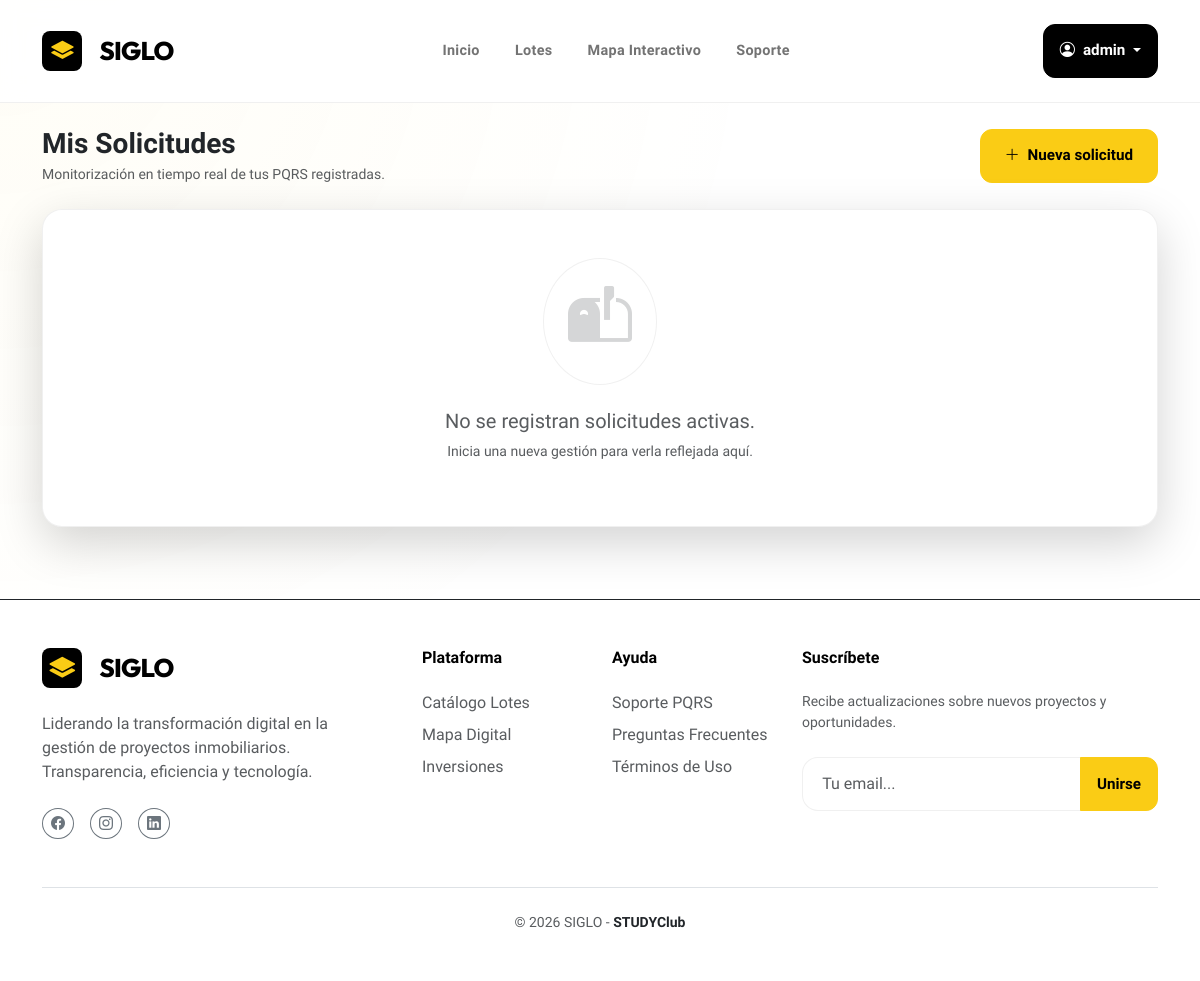
The app's page /pqrs/mias/ (signed in), older data.
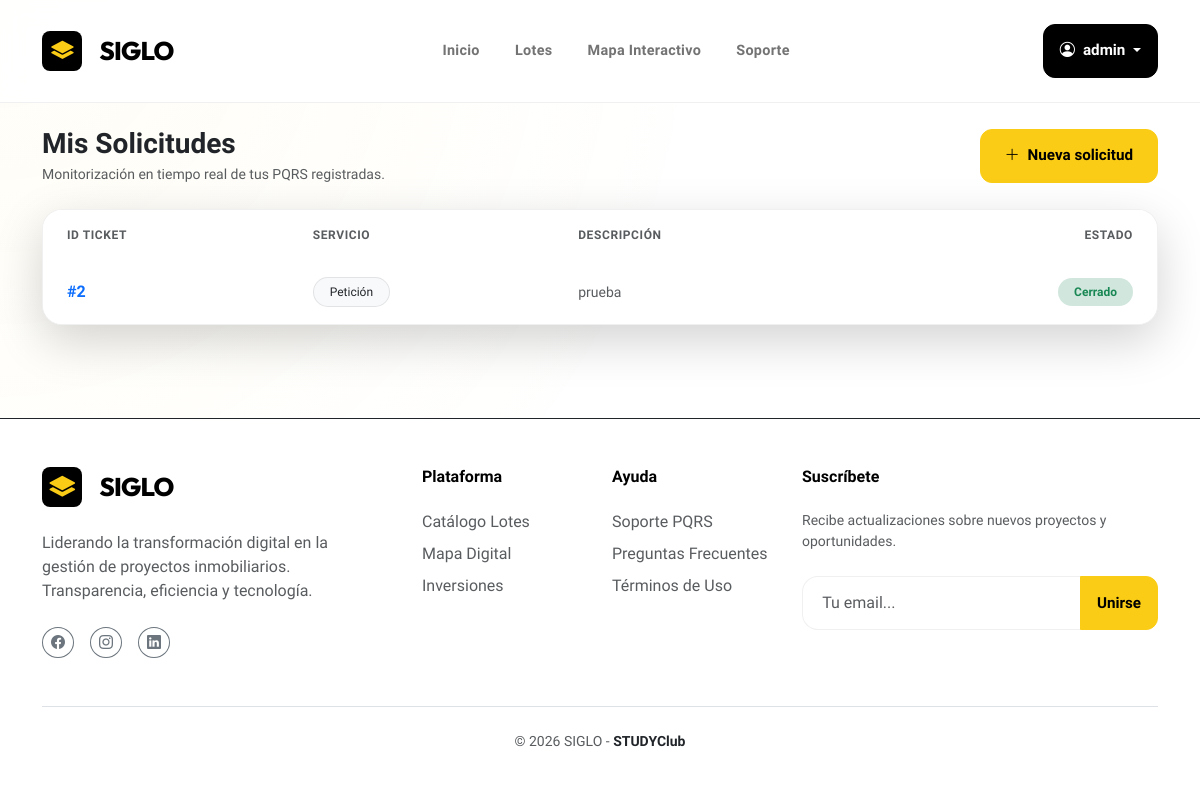
The same page, newer data.
### USERS/models.py (models this page shows)
class User(AbstractUser):
    ROLE_CHOICES = (
        ('ADMIN', 'Administrador'),
        ('CLIENT', 'Cliente'),
    )
    role = models.CharField(max_length=10, choices=ROLE_CHOICES, default='CLIENT')

### PQRS/models.py (models this page shows)
class PQRS(models.Model):
    TYPE_CHOICES = (
        ('P', 'Petición'),
        ('Q', 'Queja'),
        ('R', 'Reclamo'),
        ('S', 'Sugerencia'),
    )
    STATUS_CHOICES = (
        ('OPEN', 'Abierto'),
        ('CLOSED', 'Cerrado'),
    )
    client = models.ForeignKey(settings.AUTH_USER_MODEL, on_delete=models.CASCADE)
    type = models.CharField(max_length=1, choices=TYPE_CHOICES)
    message = models.TextField()
    status = models.CharField(max_length=10, choices=STATUS_CHOICES, default='OPEN')

### PQRS/views.py (the view)
# urls.py: path('pqrs/mias/', my_pqrs_list, name='mypqrs_list'),
@login_required
def my_pqrs_list(request):
    items = PQRS.objects.filter(client=request.user).order_by('-id')
    return render(request, 'pqrs/my_pqrs_list.html', {'items': items})

### PQRS/templates/pqrs/my_pqrs_list.html (shortened to what this page needs)
{% extends "index.html" %}
{% block content %}
<div class="container py-4">
    <div class="d-flex justify-content-between align-items-center mb-4" data-aos="fade-up">
        <div>
            <h1 class="h3 fw-bold text-dark mb-1">Mis Solicitudes</h1>
            <p class="text-muted small mb-0">Monitorización en tiempo real de tus PQRS registradas.</p>
        </div>
        <a href="{% url 'pqrs_create' %}" class="btn btn-accent btn-sm px-4">
            <i class="bi bi-plus-lg me-1"></i> Nueva solicitud
        </a>
    </div>
    <div class="premium-card p-0 overflow-hidden shadow-lg" data-aos="fade-up" data-aos-delay="50">
        {% if items %}
        <div class="table-responsive">
            <table class="table table-hover align-middle mb-0" style="color: var(--text-main);">
                <thead>
                    <tr class="border-white border-opacity-10">
                        <th class="py-3 ps-4 text-muted extra-small text-uppercase fw-bold tracking-wider">ID Ticket</th>
                        <th class="py-3 text-muted extra-small text-uppercase fw-bold tracking-wider">Servicio</th>
                        <th class="py-3 text-muted extra-small text-uppercase fw-bold tracking-wider">Descripción</th>
                        <th class="py-3 pe-4 text-end text-muted extra-small text-uppercase fw-bold tracking-wider">Estado</th>
                    </tr>
                </thead>
                <tbody>
                    {% for pq in items %}
                    <tr class="border-white border-opacity-5">
                        <td class="py-3 ps-4 fw-bold text-primary">#{{ pq.id }}</td>
                        <td class="py-3">
                            <span class="badge bg-light text-dark border border-dark border-opacity-10 px-3 py-2 rounded-pill fw-medium extra-small">
                                {{ pq.get_type_display }}
                            </span>
                        </td>
                        <td class="py-3 small text-muted">{{ pq.message|truncatechars:100 }}</td>
                        <td class="py-3 pe-4 text-end">
                            <span class="badge
                                {% if pq.status == 'OPEN' %}bg-warning text-dark
                                {% else %}bg-success-subtle text-success{% endif %}
                                px-3 py-2 rounded-pill extra-small fw-bold">
                                {{ pq.get_status_display }}
                            </span>
                        </td>
                    </tr>
                    {% endfor %}
                </tbody>
            </table>
        </div>
        {% else %}
        <div class="p-5 text-center">
            <div class="mb-4 d-inline-block p-4 rounded-circle"
                style="background: rgba(255,255,255,0.02); border: 1px solid var(--glass-border);">
                <i class="bi bi-mailbox2-flag display-3 text-muted opacity-25"></i>
            </div>
            <p class="mb-0 text-muted fw-medium h5">No se registran solicitudes activas.</p>
            <p class="text-muted small mt-2">Inicia una nueva gestión para verla reflejada aquí.</p>
        </div>
        {% endif %}
    </div>
</div>
{% endblock %}

### templates/index.html (shortened to what this page needs)
<!DOCTYPE html>
<html>
<head>
    <link href="https://cdn.jsdelivr.net/npm/bootstrap@5.3.2/dist/css/bootstrap.min.css" rel="stylesheet">
    <link rel="stylesheet" href="https://unpkg.com/leaflet/dist/leaflet.css" />
    <link rel="stylesheet" href="https://cdn.jsdelivr.net/npm/bootstrap-icons@1.11.1/font/bootstrap-icons.css">
    <link rel="stylesheet" href="https://unpkg.com/aos@next/dist/aos.css" />
</head>
<body>
    <div class="bg-ambient">
    </div>
    <nav class="navbar navbar-expand-lg navbar-light px-4">
        <div class="container">
            <a class="navbar-brand d-flex align-items-center" href="{% url 'dashboard' %}">
                <div class="brand-logo me-2">
                    <i class="bi bi-layers-fill" style="font-size: 1.4rem;"></i>
                </div>
                <span>SIGLO</span>
            </a>
            <div class="collapse navbar-collapse" id="mainNavbar">
                <ul class="navbar-nav mx-auto mb-2 mb-lg-0">
                    <li class="nav-item">
                        <a class="nav-link" href="{% url 'dashboard' %}">Inicio</a>
                    </li>
                    <li class="nav-item">
                        <a class="nav-link" href="{% url 'lot_list' %}">Lotes</a>
                    </li>
                    <li class="nav-item">
                        <a class="nav-link" href="{% url 'lot_map' %}">Mapa Interactivo</a>
                    </li>
                    <li class="nav-item">
                        <a class="nav-link" href="{% url 'pqrs_create' %}">Soporte</a>
                    </li>
                </ul>
                <div class="d-flex align-items-center gap-3">
                    {% if user.is_authenticated %}
                    <div class="dropdown">
                        <button class="btn btn-premium btn-sm dropdown-toggle px-3" type="button"
                            data-bs-toggle="dropdown">
                            <i class="bi bi-person-circle me-2"></i>{{ user.username }}
                        </button>
                    </div>
                    {% else %}
                    <a href="{% url 'login' %}"
                        class="btn btn-link text-secondary fw-bold text-decoration-none px-3">Ingresar</a>
                    <a href="{% url 'register' %}" class="btn btn-accent px-4 py-2">Empezar Ahora</a>
                    {% endif %}
                </div>
            </div>
        </div>
    </nav>
    <main class="flex-grow-1">
        {% block content %}{% endblock %}
    </main>
    {% block footer %}
    <footer class="py-5 mt-5 border-top border-dark border-opacity-5" style="background: white;">
        <div class="container">
            <div class="row g-4 mb-5">
                <div class="col-lg-4">
                    <a class="navbar-brand d-flex align-items-center mb-4" href="#">
                        <div class="brand-logo me-2">
                            <i class="bi bi-layers-fill"></i>
                        </div>
                        <span>SIGLO</span>
                    </a>
                    <p class="text-muted mb-4 pe-lg-5">Liderando la transformación digital en la gestión de proyectos
                        inmobiliarios. Transparencia, eficiencia y tecnología.</p>
                    <div class="d-flex gap-3">
                        <a href="#" class="btn btn-sm btn-outline-secondary rounded-circle px-2"><i
                                class="bi bi-facebook"></i></a>
                        <a href="#" class="btn btn-sm btn-outline-secondary rounded-circle px-2"><i
                                class="bi bi-instagram"></i></a>
                        <a href="#" class="btn btn-sm btn-outline-secondary rounded-circle px-2"><i
                                class="bi bi-linkedin"></i></a>
                    </div>
                </div>
                <div class="col-6 col-lg-2">
                    <h6 class="fw-bold mb-4">Plataforma</h6>
                    <ul class="list-unstyled d-grid gap-2">
                        <li><a href="{% url 'lot_list' %}" class="text-muted text-decoration-none">Catálogo Lotes</a>
                        </li>
                        <li><a href="{% url 'lot_map' %}" class="text-muted text-decoration-none">Mapa Digital</a></li>
                        <li><a href="#" class="text-muted text-decoration-none">Inversiones</a></li>
                    </ul>
                </div>
                <div class="col-6 col-lg-2">
                    <h6 class="fw-bold mb-4">Ayuda</h6>
                    <ul class="list-unstyled d-grid gap-2">
                        <li><a href="{% url 'pqrs_create' %}" class="text-muted text-decoration-none">Soporte PQRS</a>
                        </li>
                        <li><a href="#" class="text-muted text-decoration-none">Preguntas Frecuentes</a></li>
                        <li><a href="#" class="text-muted text-decoration-none">Términos de Uso</a></li>
                    </ul>
                </div>
                <div class="col-lg-4">
                    <h6 class="fw-bold mb-4">Suscríbete</h6>
                    <p class="text-muted small mb-4">Recibe actualizaciones sobre nuevos proyectos y oportunidades.</p>
                    <div class="input-group">
                        <input type="text" class="form-control" placeholder="Tu email...">
                        <button class="btn btn-accent px-3">Unirse</button>
                    </div>
                </div>
            </div>
            <div class="pt-4 border-top text-center">
                <p class="text-muted small mb-0">&copy; 2026 SIGLO - <span class="text-dark fw-bold">STUDYClub</span>
                </p>
            </div>
        </div>
    </footer>
    {% endblock %}
</body>
</html>

### templates/index.html (style rules this page uses)
:root { --primary: #FACC15; --primary-rgb: 250, 204, 21; --secondary: #000000; --secondary-rgb: 0, 0, 0; --accent: #171717; --bg-body: #FFFFFF; --bg-glass: rgba(255, 255, 255, 0.9); --text-main: #000000; --text-muted: #737373; --glass-border: rgba(0, 0, 0, 0.06); --premium-shadow: 0 4px 20px rgba(0, 0, 0, 0.05); --transition: all 0.3s cubic-bezier(0.4, 0, 0.2, 1); }
html { scroll-behavior: smooth; }
body { background-color: var(--bg-body); color: var(--text-main); font-family: 'Plus Jakarta Sans', sans-serif; overflow-x: hidden; -webkit-font-smoothing: antialiased; min-height: 100vh; display: flex; flex-direction: column; }
.bg-ambient { position: fixed; top: 0; left: 0; width: 100%; height: 100%; z-index: -1; overflow: hidden; background: radial-gradient(circle at 0% 0%, rgba(250, 204, 21, 0.04) 0%, transparent 50%); }
.navbar { backdrop-filter: blur(10px); -webkit-backdrop-filter: blur(10px); background: var(--bg-glass); border-bottom: 1px solid var(--glass-border); padding: 1.5rem 0; transition: var(--transition); position: sticky; top: 0; z-index: 1000; }
.navbar-brand { font-family: 'Outfit', sans-serif; font-weight: 800; font-size: 1.6rem; letter-spacing: -0.03em; color: var(--secondary) !important; gap: 0.6rem; }
.brand-logo { width: 40px; height: 40px; background: var(--secondary); border-radius: 8px; display: flex; align-items: center; justify-content: center; color: var(--primary); transition: var(--transition); }
.nav-link { color: var(--text-muted) !important; font-weight: 600; font-size: 0.9rem; padding: 0.5rem 1rem !important; border-radius: 6px; transition: var(--transition); margin: 0 0.1rem; letter-spacing: 0.02em; }
.premium-card { background: white; border: 1px solid var(--glass-border); border-radius: 1.25rem; padding: 2.5rem; box-shadow: var(--premium-shadow); transition: var(--transition); position: relative; }
.btn-premium { background: var(--secondary); color: white !important; font-weight: 700; padding: 0.9rem 2.2rem; border-radius: 0.75rem; border: 1px solid var(--secondary); transition: var(--transition); font-size: 0.95rem; }
.btn-accent { background: var(--primary); color: var(--secondary) !important; font-weight: 700; padding: 0.9rem 2.2rem; border-radius: 0.75rem; border: 1px solid var(--primary); transition: var(--transition); font-size: 0.95rem; }
input[type="text"], input[type="password"], input[type="email"], input[type="number"], input[type="tel"], input[type="url"], textarea, select { width: 100%; border-radius: 1rem; padding: 0.8rem 1.2rem; border: 1px solid var(--glass-border); background: white; color: var(--text-main); transition: var(--transition); }
.extra-small { font-size: 0.75rem; }
.tracking-wider { letter-spacing: 0.05em; }

Row changes from the older to the newer data that the page shows:
added PQRS: id "2", type "Petición", message "prueba", status "Cerrado"
Text that changed along with them:
text no longer shown: "No se registran solicitudes activas. Inicia una nueva gestión para verla reflejada aquí."
text now shown: "ID TICKET SERVICIO DESCRIPCIÓN ESTADO"
